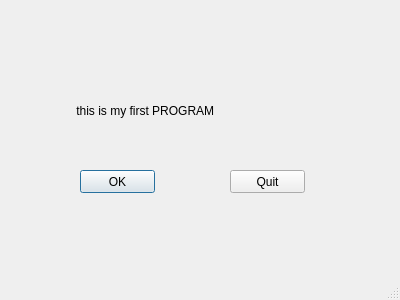
<?xml version="1.0" encoding="UTF-8"?>
<ui version="4.0">
 <class>Dialog</class>
 <widget class="QDialog" name="Dialog">
  <property name="geometry">
   <rect>
    <x>0</x>
    <y>0</y>
    <width>400</width>
    <height>300</height>
   </rect>
  </property>
  <property name="windowTitle">
   <string>Dialog</string>
  </property>
  <property name="sizeGripEnabled">
   <bool>true</bool>
  </property>
  <widget class="QPushButton" name="Button_ok">
   <property name="geometry">
    <rect>
     <x>80</x>
     <y>170</y>
     <width>75</width>
     <height>23</height>
    </rect>
   </property>
   <property name="text">
    <string>OK</string>
   </property>
  </widget>
  <widget class="QPushButton" name="Button_close">
   <property name="geometry">
    <rect>
     <x>230</x>
     <y>170</y>
     <width>75</width>
     <height>23</height>
    </rect>
   </property>
   <property name="text">
    <string>Quit</string>
   </property>
  </widget>
  <widget class="QLabel" name="label">
   <property name="geometry">
    <rect>
     <x>73</x>
     <y>100</y>
     <width>231</width>
     <height>21</height>
    </rect>
   </property>
   <property name="text">
    <string> this is my first PROGRAM</string>
   </property>
  </widget>
 </widget>
 <resources/>
 <connections>
  <connection>
   <sender>Button_close</sender>
   <signal>clicked(bool)</signal>
   <receiver>Dialog</receiver>
   <slot>close()</slot>
   <hints>
    <hint type="sourcelabel">
     <x>251</x>
     <y>180</y>
    </hint>
    <hint type="destinationlabel">
     <x>305</x>
     <y>274</y>
    </hint>
   </hints>
  </connection>
 </connections>
</ui>
